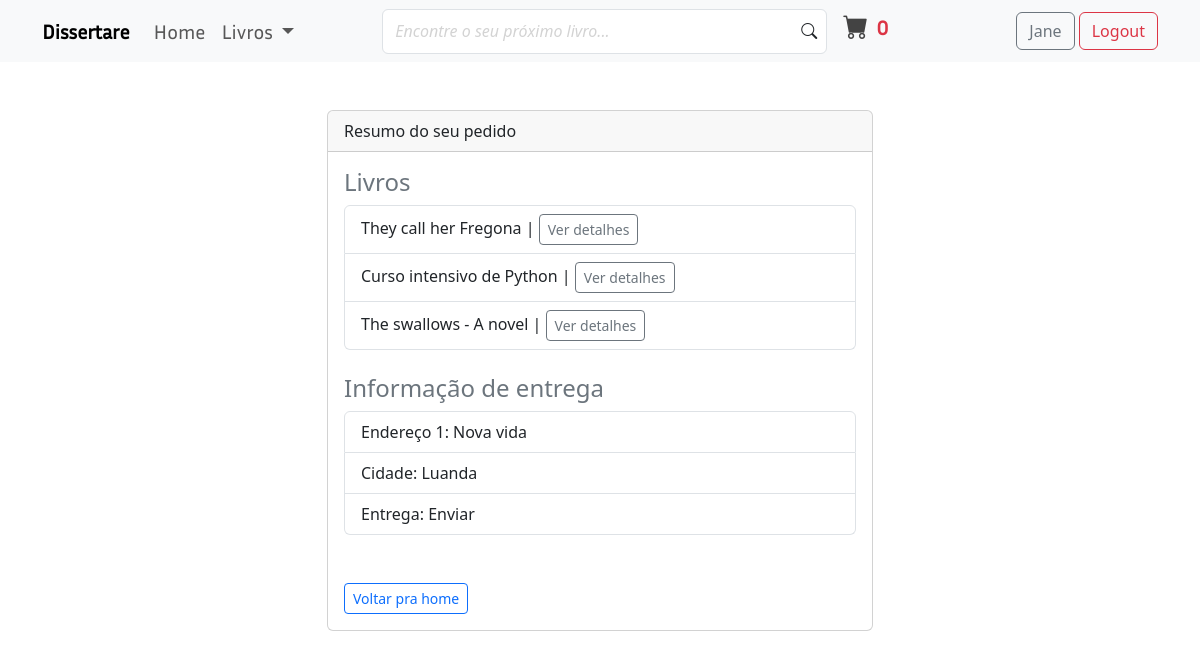
The app's page /payment/orders/21 (signed in) with its own data.
### payment/models.py (models this page shows, shortened)
class OrderItem(models.Model):
    user = models.ForeignKey(User, on_delete=models.CASCADE, null=True, blank=True)
    order = models.ForeignKey(Order, on_delete=models.CASCADE, null=True)
    book = models.ForeignKey(Books, on_delete=models.CASCADE, null=True)
    quantity = models.PositiveBigIntegerField(default=1)
    price = models.DecimalField(max_digits=7, decimal_places=2)

### books/models.py (models this page shows, shortened)
class Books(models.Model):
    author = models.ForeignKey(Authors, on_delete=models.CASCADE, verbose_name='Autor do livro')
    file = models.FileField(
        upload_to=books_pdf_file_path,
        verbose_name='Arquivo',
        validators=[pdf_format_validator]
    )
    title = models.CharField(max_length=50, verbose_name='Título do livro')
    description = models.TextField(max_length=400, verbose_name='Descrição do livro')
    cover = models.ImageField(
        upload_to=books_image_file_path,
        verbose_name='Capa do livro')
    date_posted = models.DateTimeField(default=timezone.now, verbose_name='Publicado no site em')
    uploaded_by = models.ForeignKey(User, on_delete=models.CASCADE, verbose_name='Enviado por')
    category = models.ManyToManyField(Category, related_name='books_category', default=[0])
    price = models.DecimalField(default=0, decimal_places=2, max_digits=6)
    is_sale = models.BooleanField(default=False)
    sale_price = models.DecimalField(default=0, decimal_places=2, max_digits=6)
    class Meta:
        verbose_name_plural = 'Books'

### payment/views.py (the view, shortened to what this page needs)
# urls.py: path('orders/<int:pk>', views.orders, name="orders"),
@login_required
def orders(request, pk):
    if request.user.is_authenticated:
        order = get_object_or_404(Order, id=pk)
        shipping_address = json.loads(order.shipping_address)
        items = OrderItem.objects.filter(order=pk)
        return render(request, 'payment/orders.html', {'order': order, 'items': items, 'shipping_address': shipping_address})
    else:
        messages.warning(request, "Access Denied")
        return redirect('books')

### cart/cart.py (called while the page is built)
    def __len__(self):
        return len(self.cart)

### cart/context_processors.py (called while the page is built)
def cart(request):
    return {'cart': Cart(request)}

### payment/templates/payment/orders.html (shortened to what this page needs)
{% extends 'books/base.html' %}
{% block main_content %}
    <div class="py-5 container">
        <div class="row">
            <div class="col-md-6 offset-md-3">
                <div class="card">
                    <div class="card-header">
                      Resumo do seu pedido
                    </div>
                    <div class="card-body">
                        <h4 class="text-secondary">Livros</h4>
                        <ul class="list-group">
                            {% for item in items %}
                            <li class="list-group-item">{{item.book.title}} | <a href="{% url 'book-detail' item.book.id %}" class="btn btn-sm btn-outline-secondary">Ver detalhes</a></li>
                            {% endfor %}
                        </ul>
                        <br>
                        <h4 class="text-secondary">Informação de entrega</h4>
                        <ul class="list-group">
                            <li class="list-group-item">
                                Endereço 1: {{shipping_address.shipping_address1}}
                            </li>
                            <li class="list-group-item">
                                Cidade: {{shipping_address.shipping_city}}
                            </li>
                            <li class="list-group-item">
                                Entrega: {{shipping_address.shipping_mode}}
                            </li>
                        </ul>
                        <br><br>
                        <a href="{% url 'home' %}" class="btn btn-sm btn-outline-primary">Voltar pra home</a>
                    </div>
                </div>
            </div>
        </div>
    </div>
{% endblock %}

### books/templates/books/base.html (shortened to what this page needs)
{% load static %}
<!doctype html>
<html lang="pt-pt">
  <head>
    <link rel="stylesheet" href="{% static 'books/css/general_style.css' %}">
    <link href="https://cdn.jsdelivr.net/npm/bootstrap@5.3.3/dist/css/bootstrap.min.css" rel="stylesheet">
    <link rel="stylesheet" href="https://cdn.jsdelivr.net/npm/bootstrap-icons@1.11.3/font/bootstrap-icons.min.css">
  </head>
  <body>
    <nav class="navbar navbar-expand-lg bg-body-tertiary sticky-top pb-3 pb-md-2">
        <div class="container">
            <a class="navbar-brand fw-bold" href="{% url 'home' %}">Dissertare</a>
            <div class="collapse navbar-collapse justify-content-between" id="navbarSupportedContent">
                <ul class="navbar-nav mb-2 mb-lg-0 fs-5">
                    {% if title == 'home' %}
                        <li class="nav-item">
                            <a class="nav-link active" aria-current="page" href="{% url 'home' %}">
                                Home
                            </a>
                        </li>
                        <li class="nav-item dropdown">
                            <a class="nav-link dropdown-toggle" href="#" role="button" data-bs-toggle="dropdown" aria-expanded="false">
                                Livros
                            </a>
                            <ul class="dropdown-menu">
                                {% if user.is_superuser %}
                                    <li class="border-bottom">
                                        <a href="{% url 'upload-book' %}" class="dropdown-item" title="upload book">
                                            <i class="bi bi-file-earmark-arrow-up"></i> Enviar livro
                                        </a>
                                    </li>
                                {% endif %}
                                <li><a class="dropdown-item" href="{% url 'books' %}">Livros</a></li>
                                <li><a class="dropdown-item" href="{% url 'home' %}">E-books</a></li>
                                <li><a class="dropdown-item" href="{% url 'all-authors' %}">Autores</a></li>
                                <li><a class="dropdown-item" href="{% url 'home' %}">Categorias</a></li>
                            </ul>
                        </li>
                    {% else %}
                        <li class="nav-item">
                            <a class="nav-link" aria-current="page" href="{% url 'home' %}">
                                Home
                            </a>
                        </li>
                        <li class="nav-item dropdown">
                            <a class="nav-link dropdown-toggle" href="#" role="button" data-bs-toggle="dropdown" aria-expanded="false">
                                Livros
                            </a>
                        </li>
                    {% endif %}
                </ul>
                <form class="d-flex flex-column flex-md-row me-5 w-50 mb-3 mb-lg-0" role="search">
                    <div class="w-100 d-flex align-items-center me-3 form-inputs">
                        <input class="form-control fw-bold" type="text" placeholder="Encontre o seu próximo livro...">
                        <i class="bi bi-search"></i>
                    </div>
                    <div class="cart-button my-4 my-md-0">
                        <a href="{% url 'cart_summary' %}" class="d-flex flex-row align-items-center">
                            <span class="shop-bag"><i class="bi bi-cart-fill"></i></span>
                            <div class="d-flex flex-column ms-2">
                                <span id="cart_quantity" class="qty fs-5 fw-bold text-danger">{{cart|length}}</span>
                            </div>
                        </a>
                    </div>
                </form>
                <div class="justify-content-between">
                    {% if user.is_active %}
                        <a href="{% url 'home' %}" class="btn btn-outline-secondary">{{user.username|truncatechars:14}}</a>
                        <a href="{% url 'logout' %}" class="btn btn-outline-danger">Logout</a>
                    {% else %}
                        <a href="{% url 'login' %}" class="btn btn-success me-5">Login</a>
                        <a href="{% url 'register' %}" class="btn btn-outline-primary">Cadastrar</a>
                    {% endif %}
                </div>
            </div>
        </div>
    </nav>
    <main>
        {% block main_content %}{% endblock %}
    </main>
  </body>
</html>

### books/static/books/css/general_style.css (style rules this page uses)
* { box-sizing: border-box; }
h1, h2, h3, a { font-family: Inria_Sans; }
.form-inputs { position:relative; }
.form-inputs .form-control { height:45px; }
.form-inputs .form-control::placeholder { font-style: italic; font-weight: lighter; color: lightgray; }
.form-inputs i { position:absolute; right:10px; background-color: #fff; }
.cart-button a { text-decoration: none; color: #000; }
.shop-bag { color:#434343; font-size:25px; display:flex; border-radius:50%; align-items:center; justify-content:center; }
.qty { font-size:12px; }

### records on screen
OrderItem: book "They call her Fregona"
OrderItem: book "Curso intensivo de Python"
OrderItem: book "The swallows - A novel"

### other values on screen
{{ cart|length }} "0"
{{ user.username|truncatechars:14 }} "Jane"
{{ shipping_address.shipping_address1 }} "Nova vida"
{{ shipping_address.shipping_city }} "Luanda"
{{ shipping_address.shipping_mode }} "Enviar"
